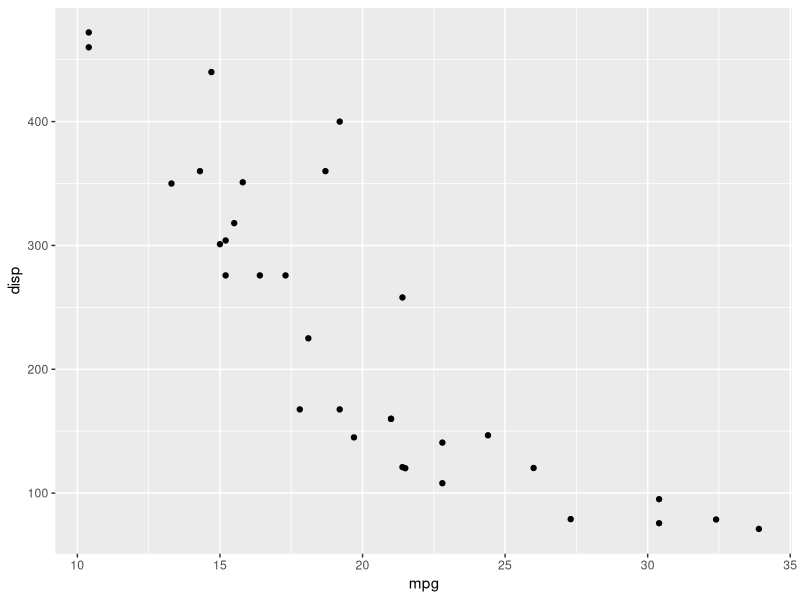
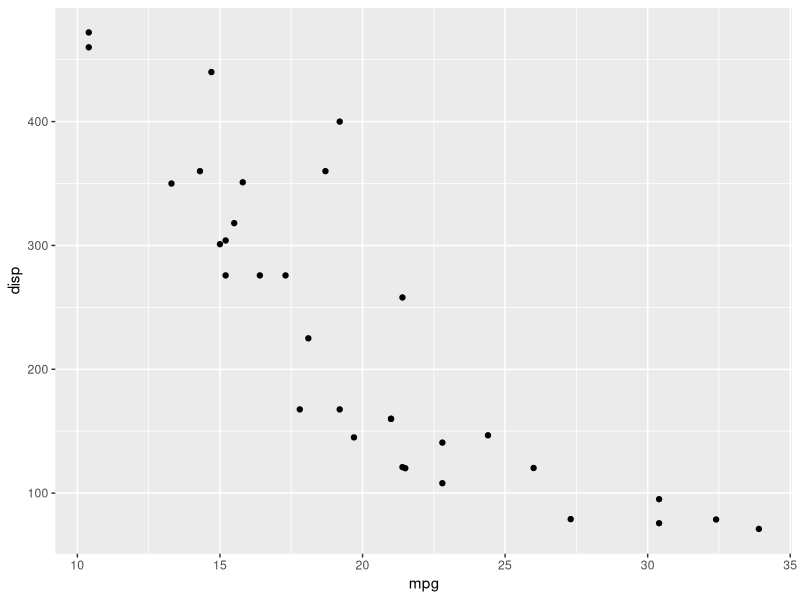
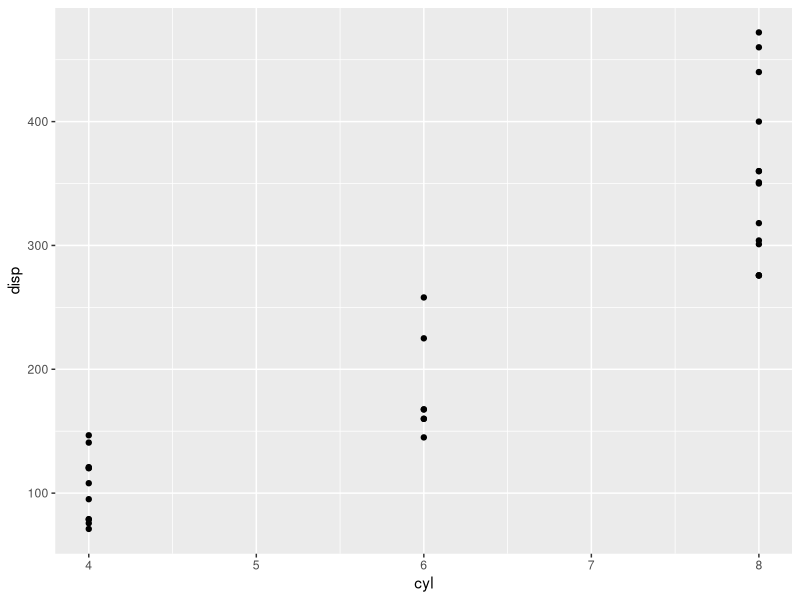

The R script that drew these images, in order:
## ---- chunk 1
library(tidyverse)
library(ggplot2)
# save each ggplot with an object name
p_scatter <- ggplot(mtcars, aes(x=mpg, y=disp)) + geom_point()
p_boxplot <- ggplot(mtcars, aes(x=cyl, y=disp)) + geom_point()
# to print/show the plot, you now need to call it by the object name
p_scatter
# save each named plot
ggsave(plot = p_scatter, filename = "myscatterplot.png")
ggsave(plot = p_boxplot, filename = "myboxlot.png")
## ---- chunk 2
# here is a character vector, a subset of vital_status
myvec <- c("dead","alive", "dead", "alive", "alive")
# R will tell us this is a character vector:
class(myvec)
# Now let's run that first code "test" which is a boolean statement
myvec == "alive"
# we see that this gives TRUE, FALSE, TRUE
# this is actually a vector, let's save it as such
myvec_boolean <- myvec == "alive"
myvec_boolean
# R will tell us this is a logical (= boolean, which means true/false) vector:
class(myvec_boolean)
# now let's multiply it by 1
1*myvec_boolean
# do you see how it turns into 0s and 1s? TRUEs become 1s, FALSEs because 0s
# Let's save it as a vector
myvec_numeric <- 1*myvec_boolean
# now we've turned myvec from a character vector into a binary numeric vector
class(myvec_numeric)
# We could have done this all at once:
1*(myvec=="alive")
